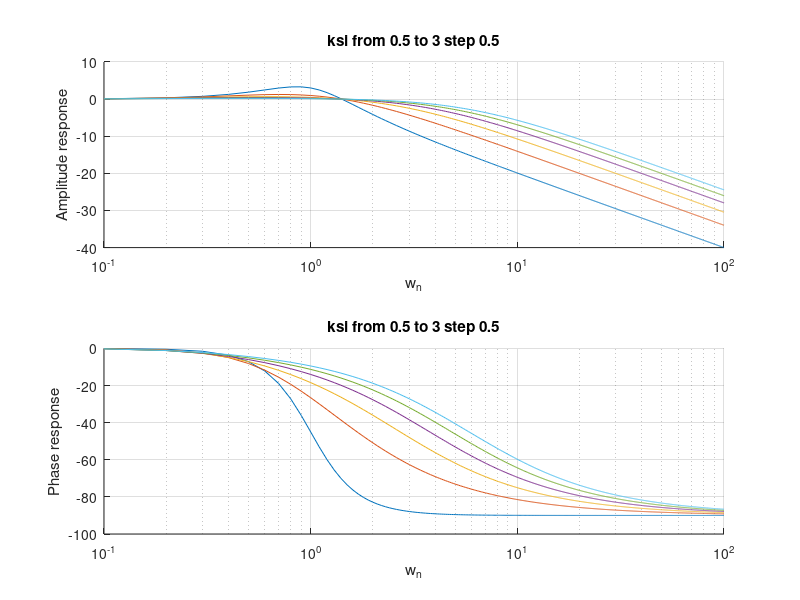

Write the MATLAB code that produced this figure.
%% https://github.com/VSHEV92/Synchronization_Systems_Models
clc; clear; close all; 

%% AЧX и ФЧХ фапч с пропорционально-интегрирующим петлевым фильтром.
%% Частота нормирована к резонансной частоте фильтра.

%% Литература: Gardner Phaselock Technique p.12

ksi_list = 0.5:0.5:3;              % декремент затухания 
w_n = 0.1:0.1:100;                 % нормированная частота

for ksi = ksi_list
ksi
    % КЧХ фапч
    H = (2*ksi*(i*w_n) + 1) ./ ((i*w_n).^2 + 2*ksi*(i*w_n) + 1);

    %% При значении декремента, меньше единицы, появляется горб на резонансной частоте.
    %% При уменьшении декремента горб растет.
    subplot(2,1,1); hold on;
    semilogx(w_n, 20*log10((abs(H)))); grid on;
    xlabel('w_n'); ylabel('Amplitude response')
    title('ksi from 0.5 to 3 step 0.5')

    %% Передаточная функция имеет одни ноль и два полюса, поэтому фаза стремится к 90 градусам
    %% при увеличении частоты
    subplot(2,1,2); hold on;
    semilogx(w_n, angle(H)/pi*180); grid on;
    xlabel('w_n'); ylabel('Phase response')
    title('ksi from 0.5 to 3 step 0.5')
endfor    